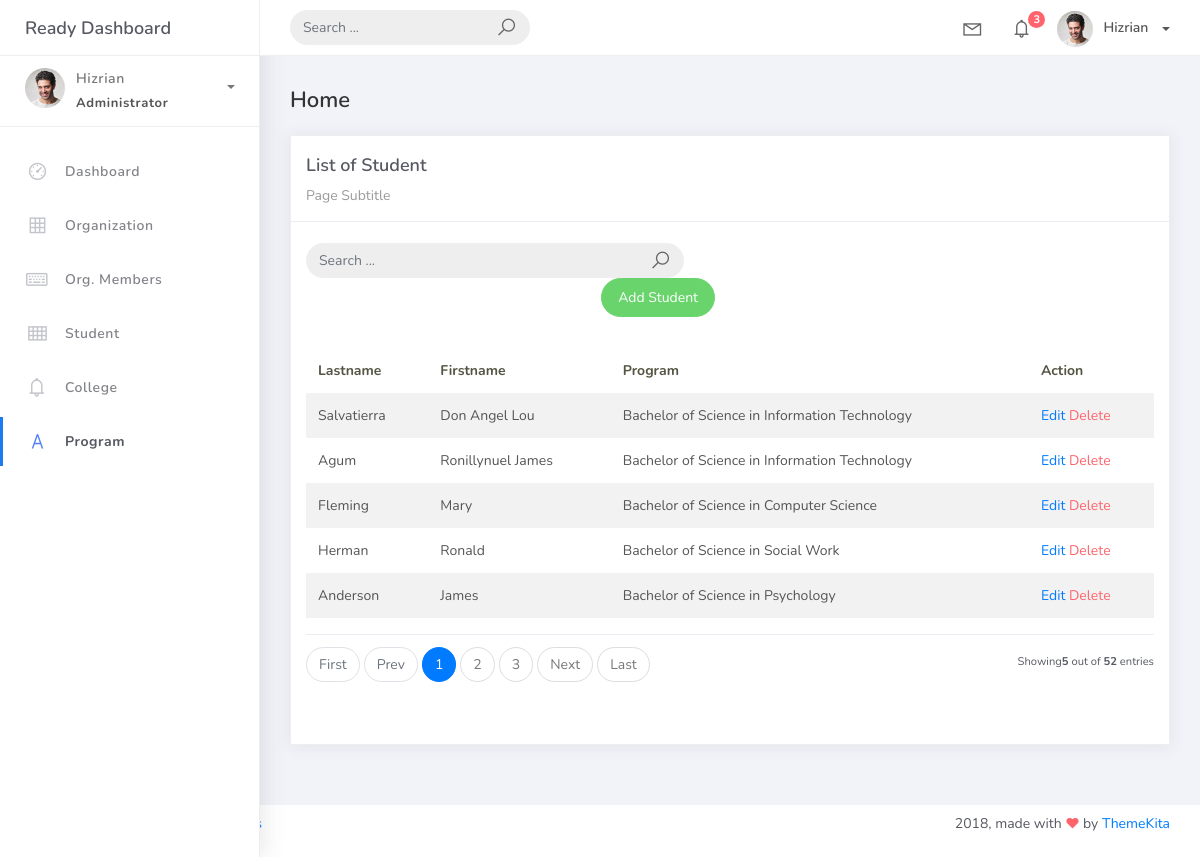
Screenshot of /student_list with the database file from the repository.
### studentorg/models.py (models this page shows, shortened)
class BaseModel(models.Model):
    created_at = models.DateTimeField(auto_now_add=True, db_index=True)
    updated_at = models.DateTimeField(auto_now=True)
    class Meta:
        abstract = True

class Student(BaseModel):
    student_id = models.CharField(max_length=15)
    lastname = models.CharField(max_length=25)
    firstname = models.CharField(max_length=25)
    middlename = models.CharField(max_length=25, blank=True, null=True)
    program = models. ForeignKey (Program, on_delete=models.CASCADE)

class Program (BaseModel):
    prog_name = models.CharField(max_length=150)
    college = models.ForeignKey(College, on_delete=models.CASCADE)
    def __str__(self):
        return self.prog_name

### studentorg/views.py (the view)
# urls.py: path('student_list', StudentList.as_view(), name="student-list"),
class StudentList(ListView):
    model = Student
    context_object_name = "student"
    template_name = "student_list.html"
    paginate_by = 5
    def get_queryset(self, *args, **kwargs):
        qs = super(StudentList, self).get_queryset(*args, **kwargs)
        if self.request.GET.get('q') != None:
            query = self.request.GET.get('q')
            qs = qs.filter(Q(lastname__icontains=query) | Q(firstname__icontains=query) | Q(program__prog_name__icontains=query))
        return qs

### templates/student_list.html
{% extends 'base.html' %}
{% load static %}
{% block content %}
<div class="content">
    <div class="container-fluid">
        <h4 class="page-title">Home</h4>
        <div class="row">
            <div class="col-md-12">
                <div class="card">
                    <div class="card-header">
                        <div class="card-title">List of Student</div>
                        <div class="card-category">Page Subtitle</div>
                    </div>
                    <br />
                    <div class="col-md-12 row">
                        <div class="col-md-6">
                            <form class="navbar-left navbar-form nav-search mr-md-3" action="{% url 'student-list' %}">
                                <div class="input-group">
                                    <input type="text" placeholder="Search ..." class="form-control" name="q" />
                                    <div class="input-group-append">
                                        <span class="input-group-text">
                                            <i class="la la-search search-icon"></i>
                                        </span>
                                    </div>
                                </div>
                            </form>
                        </div>
                    </div>
                    <div class="col-md-6">
                        <div class="pull-right">
                            <a href="{% url 'student-add' %}" class="btn btn-success btn-rounded">Add Student</a>
                        </div>
                    </div>
                    <div class="card-body">
                        <table class="table table-striped mt-3">
                            <thead>
                                <tr>
                                    <th scope="col">Lastname</th>
                                    <th scope="col">Firstname</th>
                                    <th scope="col">Program</th>
                                    <th scope="col">Action</th>
                                </tr>
                            </thead>
                            <tbody>
                                {% for students in student %}
                                <tr>
                                    <td>{{ students.lastname }}</td>
                                    <td>{{ students.firstname }}</td>
                                    <td>{{ students.program }}</td>
                                    <td>
                                        <a href="/student_list/{{ students.id }}">Edit</a>
                                        <a href="/student_list/{{ students.id }}/delete" class="text-danger">Delete</a>
                                    </td>
                                </tr>
                                {% empty %}
                                <tr>
                                    <td colspan="4" style="text-align: center">
                                        <p class="text-sm font-weight-bold mb-0">No Records Found</p>
                                    </td>
                                </tr>
                                {% endfor %}
                            </tbody>
                        </table>
                        {% include 'includes/pagination.html' %}
                    </div>
                </div>
            </div>
        </div>
    </div>
</div>
{% endblock %}

### rows the page displays
Student: lastname "Salvatierra", firstname "Don Angel Lou", program "Bachelor of Science in Information Technology"
Student: lastname "Agum", firstname "Ronillynuel James", program "Bachelor of Science in Information Technology"
Student: lastname "Fleming", firstname "Mary", program "Bachelor of Science in Computer Science"
Student: lastname "Herman", firstname "Ronald", program "Bachelor of Science in Social Work"
Student: lastname "Anderson", firstname "James", program "Bachelor of Science in Psychology"

### other values shown
{{ page_num }} "1"
{{ page_num }} "2" "3"
{{ object_list.count }} "5"
{{ paginator.count }} "52"
